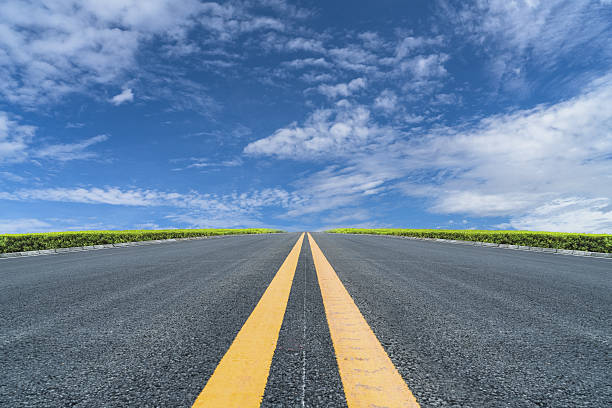
#> input picture 机器视觉/machine-vision/手写灭点检测/img/1.jpg, 612 x 408 px
$ python -i 1.py   (imports and definitions only)
#> lines starting #> are read from the running program, lines starting #| are printed output that depends on the picture; after the words box and inside, x2 and y2 are one past the last pixel; in counts of white or black regions, pixels touching at a corner belong together
import cv2
import numpy as np
import math
import os
import matplotlib.pyplot as plt
from PIL import Image, ImageDraw, ImageFont

plt.rcParams['font.sans-serif'] = ['SimHei']
plt.rcParams['axes.unicode_minus'] = False

# [13 lines left out: function add_cn_text, not called in this run]

def get_kb(x1, y1, x2, y2):
    if x2 - x1 == 0:
        return None, x1
    k = (y2 - y1) / (x2 - x1)
    b = y1 - k * x1
    return k, b

def find_intersect(l1, l2):
    k1, b1 = l1
    k2, b2 = l2

    if k1 is None and k2 is None: return None
    if k1 is None: return (int(b1), int(k2 * b1 + b2))
    if k2 is None: return (int(b2), int(k1 * b2 + b1))

    if abs(k1 - k2) < 1e-4: return None

    x = (b2 - b1) / (k1 - k2)
    y = k1 * x + b1
    return (int(x), int(y))

def process(img_path, save_path):
#> called with img_path = 'img/1.jpg', save_path = 'out.png'
    print(f"Processing: {img_path}")
    img = cv2.imread(img_path)
#> img is the input picture: shape (408, 612, 3); mean B, G, R 157.2, 131.2, 108.2
    if img is None: return None

    h, w = img.shape[:2]
#> h = 408; w = 612
    gray = cv2.cvtColor(img, cv2.COLOR_BGR2GRAY)
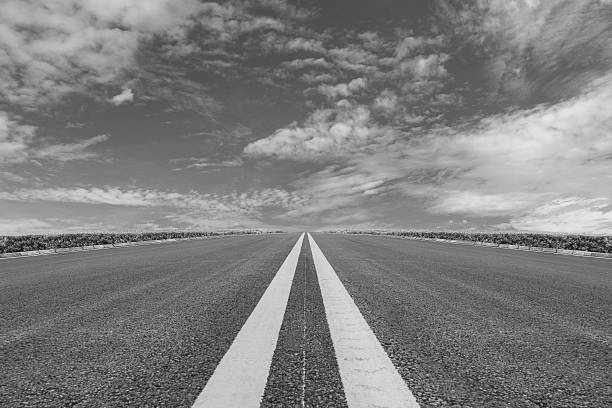
#> gray: shape (408, 612); min 0, max 246, mean 127.3

    blur = cv2.GaussianBlur(gray, (5, 5), 0)
    edges = cv2.Canny(blur, 50, 150, apertureSize=3)
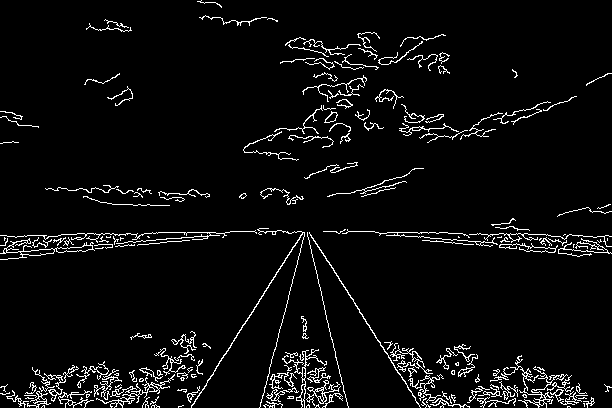
#> edges: shape (408, 612); 4.9% white in thin lines or dots
    lines = cv2.HoughLinesP(edges, 1, np.pi/180, threshold=50, minLineLength=h//4, maxLineGap=30)
#> lines = 78 rows, first 6: [415, 400, 592, 404], [191, 405, 303, 232], [412, 395, 587, 395], [343, 230, 611, 253], [5, 391, 146, 394], [0, 253, 261, 231]

    left_lines = []
    right_lines = []
    viz_lines = []

    if lines is not None:
        for line in lines:
            x1, y1, x2, y2 = line[0]
            k, b = get_kb(x1, y1, x2, y2)

            if k is None: continue

            angle = math.degrees(math.atan(k))
            if abs(angle) < 10 or abs(angle) > 89:
                continue

            viz_lines.append((x1, y1, x2, y2))

            if k < 0:
                left_lines.append((k, b))
            else:
                right_lines.append((k, b))
#> this loop made 78 passes
#> (x1, y1, x2, y2, k, b, angle) on passes 1 to 12: (415, 400, 592, 404, 0.0226, 390.6, 1.29), (191, 405, 303, 232, -1.54, 700, -57.08), (412, 395, 587, 395, 0, 395, 0), (343, 230, 611, 253, 0.0858, 200.6, 4.91), (5, 391, 146, 394, 0.0213, 390.9, 1.22), (0, 253, 261, 231, -0.0843, 253, -4.82), (317, 244, 419, 406, 1.59, -259.5, 57.8), (412, 394, 574, 394, 0, 394, 0), (61, 234, 195, 232, -0.0149, 234.9, -0.855), (413, 396, 593, 400, 0.0222, 386.8, 1.27), (259, 407, 304, 236, -3.8, 1391.2, -75.26), (35, 374, 208, 380, 0.0347, 372.8, 1.99)
#> after the loop, left_lines = [(-1.54, 700), (-3.8, 1391.2), (-0.322, 278.5), (-0.408, 245.7), (-1, 445)]; right_lines = [(1.59, -259.5), (4.33, -1095.8), (0.726, -181.1), (0.206, 122.4)]; viz_lines = [(191, 405, 303, 232), (317, 244, 419, 406), (259, 407, 304, 236), (307, 232, 347, 405), (430, 140, 548, 102), (247, 145, 350, 103), (287, 158, 408, 37), (277, 20, 434, 134), (494, 224, 601, 246)]

    intersections = []
    for l in left_lines:
        for r in right_lines:
            pt = find_intersect(l, r)
            if pt:
                if -w*0.2 <= pt[0] <= w*1.2 and -h*0.2 <= pt[1] <= h*1.2:
                    intersections.append(pt)
#> this loop made 5 passes
#> after the loop, intersections = [(306, 226), (305, 227), (388, 100), (330, 190), (306, 227), (306, 228), (347, 71), (316, 187), (281, 187), (295, 183), (438, 137), (295, 183), (253, 142), (283, 130), (376, 92), (201, 163), (272, 172), (289, 155), (362, 82), (267, 177)]

    found = True
#> found = True
    vp_x, vp_y = 0, 0

    if not left_lines or not right_lines:
        found = False
    elif len(intersections) < 1:
        found = False
    else:
        pts = np.array(intersections)
#> pts = 20 rows, first 8: [306, 226], [305, 227], [388, 100], [330, 190], [306, 227], [306, 228], [347, 71], [316, 187]
        mean_pt = np.mean(pts, axis=0)
#> mean_pt = [310.8, 162.9]
        std_dev = np.std(pts, axis=0)
#> std_dev = [51.13, 47.77]

        if np.sum(std_dev) > (w * 0.25):
            found = False
        else:
            vp_x, vp_y = int(mean_pt[0]), int(mean_pt[1])
#> vp_x = 310; vp_y = 162
            if vp_y > h * 0.6:
                found = False

    res = img.copy()
    for (x1, y1, x2, y2) in viz_lines:
        cv2.line(res, (x1, y1), (x2, y2), (0, 255, 0), 3)
#> this loop made 9 passes
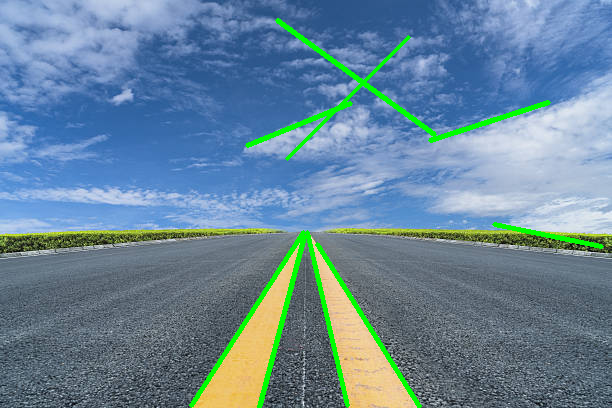
#> res: shape (408, 612, 3); 2.83% of pixels changed, all inside (x1, y1, x2, y2) = (189, 18, 604, 408)

    if found:
        cv2.circle(res, (vp_x, vp_y), 15, (0, 0, 255), -1)
        cv2.drawMarker(res, (vp_x, vp_y), (0, 255, 255), markerType=cv2.MARKER_CROSS, markerSize=40, thickness=3)

        sp = (vp_x - 150, vp_y)
        if sp[0] < 0: sp = (10, vp_y)
        cv2.arrowedLine(res, sp, (vp_x - 25, vp_y), (0, 0, 255), 4, tipLength=0.4)
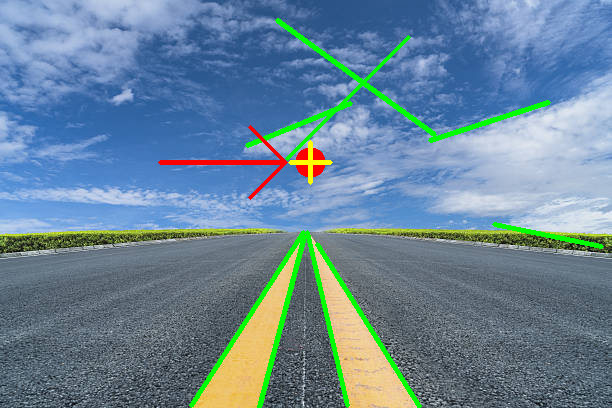
#> res: shape (408, 612, 3); mean B, G, R 151.8, 133.8, 105.5
    else:
        res = add_cn_text(res, "大概率不包含灭点", (w//2 - 180, h//2 - 30), (255, 0, 0), 60)

    cv2.imwrite(save_path, res)
    return cv2.cvtColor(res, cv2.COLOR_BGR2RGB)

# [36 lines left out: function main, not called in this run]

# [2 lines not run here, left out]

>>> result = process('img/1.jpg', 'out.png')

$ run again, on 机器视觉/machine-vision/手写灭点检测/img/10.jpg
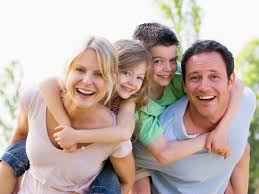
#> input picture 机器视觉/machine-vision/手写灭点检测/img/10.jpg, 259 x 194 px
#> in process, img is the input picture: shape (194, 259, 3); mean B, G, R 166.8, 174.2, 190.7
#> in process, `edges = cv2.Canny(blur, 50, 150, apertureSize=3)`:
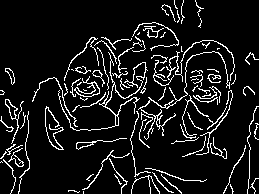
#> edges: shape (194, 259); 9.5% white in thin lines or dots
#> lines = 20 rows, first 6: [9, 166, 174, 1], [1, 157, 204, 40], [15, 132, 195, 1], [82, 189, 225, 46], [66, 72, 249, 165], [12, 171, 183, 0]
#> the loop in process, `for line in lines:` made 20 passes
#> (x1, y1, x2, y2, k, b, angle) on passes 1 to 8: (9, 166, 174, 1, -1, 175, -45), (1, 157, 204, 40, -0.576, 157.6, -29.96), (15, 132, 195, 1, -0.728, 142.9, -36.05), (82, 189, 225, 46, -1, 271, -45), (66, 72, 249, 165, 0.508, 38.46, 26.94), (12, 171, 183, 0, -1, 183, -45), (87, 43, 215, 154, 0.867, -32.45, 40.93), (35, 92, 230, 102, 0.0513, 90.21, 2.94)
#> after the loop in process, `for line in lines:`: left_lines = [(-1, 175), (-0.576, 157.6), (-0.728, 142.9), (-1, 271), (-1, 183), (-0.579, 161.6), (-0.574, 155.7), (-1, 196), (-0.724, 240.3), (-0.383, 130.4), (-0.752, 234.2), (-0.813, 256.3), (-0.285, 131.7)]; right_lines = [(0.508, 38.46), (0.867, -32.45), (0.342, 116.7), (1, 22)]; viz_lines = 17 items, first 6: (9, 166, 174, 1), (1, 157, 204, 40), (15, 132, 195, 1), (82, 189, 225, 46), (66, 72, 249, 165), (12, 171, 183, 0)
#> the loop in process, `for l in left_lines:` made 13 passes
#> after the loop in process, `for l in left_lines:`: intersections = 52 pairs, first value 19 to 171, second value 62 to 158
#> found = True
#> pts has the same summary as intersections
#> mean_pt = [103.7, 110.2]
#> std_dev = [39.41, 25.5]
#> the loop in process, `for (x1, y1, x2, y2) in viz_lines:` made 17 passes
#> in add_cn_text, `return cv2.cvtColor(np.array(img_pil), cv2.COLOR_RGB2BGR)`:
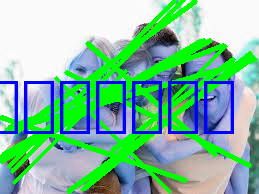
#> returned value: shape (194, 259, 3); mean R, G, B 129.2, 189.2, 159.6

$ run again, on 机器视觉/machine-vision/手写灭点检测/img/2.jpg
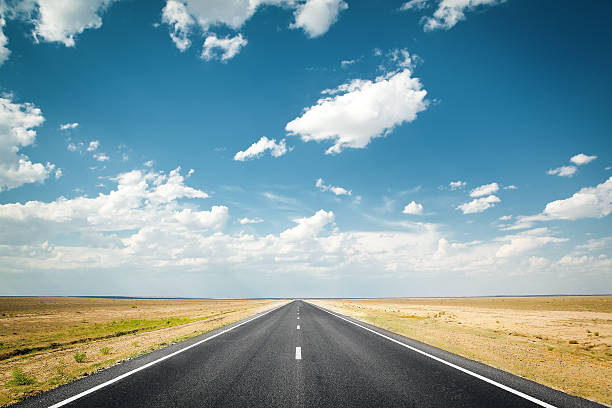
#> input picture 机器视觉/machine-vision/手写灭点检测/img/2.jpg, 612 x 408 px
#> in process, img is the input picture: shape (408, 612, 3); mean B, G, R 159.4, 152.7, 123.2
#> in process, `edges = cv2.Canny(blur, 50, 150, apertureSize=3)`:
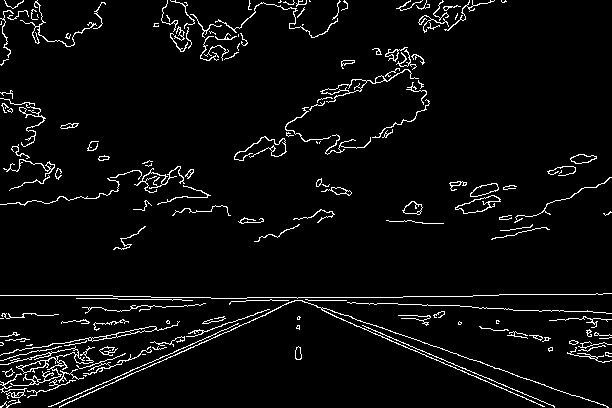
#> edges: shape (408, 612); 4.5% white in thin lines or dots
#> lines = 41 rows, first 6: [347, 302, 508, 308], [247, 297, 402, 297], [43, 295, 246, 298], [59, 406, 297, 300], [299, 300, 607, 406], [51, 406, 269, 309]
#> the loop in process, `for line in lines:` made 41 passes
#> (x1, y1, x2, y2, k, b, angle) on passes 1 to 8: (347, 302, 508, 308, 0.0373, 289.1, 2.13), (247, 297, 402, 297, 0, 297, 0), (43, 295, 246, 298, 0.0148, 294.4, 0.847), (59, 406, 297, 300, -0.445, 432.3, -24.01), (299, 300, 607, 406, 0.344, 197.1, 18.99), (51, 406, 269, 309, -0.445, 428.7, -23.99), (330, 314, 540, 404, 0.429, 172.6, 23.2), (1, 392, 305, 299, -0.306, 392.3, -17.01)
#> after the loop in process, `for line in lines:`: left_lines = 26 pairs, first value -1 to -0.177, second value 217.6 to 432.3; right_lines = [(0.344, 197.1), (0.429, 172.6), (0.427, 170.4), (0.347, 195.1), (0.424, 171.1), (0.345, 197)]; viz_lines = 32 items, first 6: (59, 406, 297, 300), (299, 300, 607, 406), (51, 406, 269, 309), (330, 314, 540, 404), (1, 392, 305, 299), (362, 325, 554, 407)
#> the loop in process, `for l in left_lines:` made 26 passes
#> l on passes 11 to 18: (-0.421, 398.9), (-1, 419), (-0.306, 393), (-0.4, 389.8), (-0.362, 402.1), (-0.862, 385.6), (-0.363, 217.6), (-0.342, 390.7)
#> the loop in process, `for (x1, y1, x2, y2) in viz_lines:` made 32 passes
#> in add_cn_text, `return cv2.cvtColor(np.array(img_pil), cv2.COLOR_RGB2BGR)`:
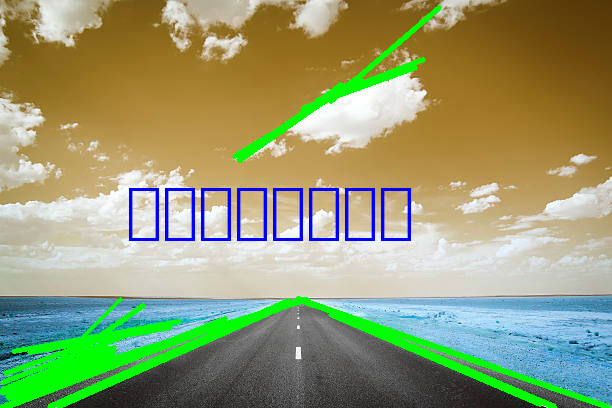
#> returned value: shape (408, 612, 3); mean R, G, B 148.4, 156.2, 114.6

$ run again, on 机器视觉/machine-vision/手写灭点检测/img/3.jpg
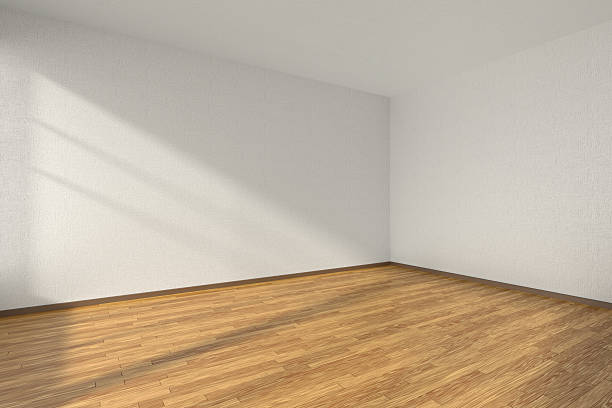
#> input picture 机器视觉/machine-vision/手写灭点检测/img/3.jpg, 612 x 408 px
#> in process, img is the input picture: shape (408, 612, 3); mean B, G, R 156.5, 176.6, 192.5
#> in process, `edges = cv2.Canny(blur, 50, 150, apertureSize=3)`:
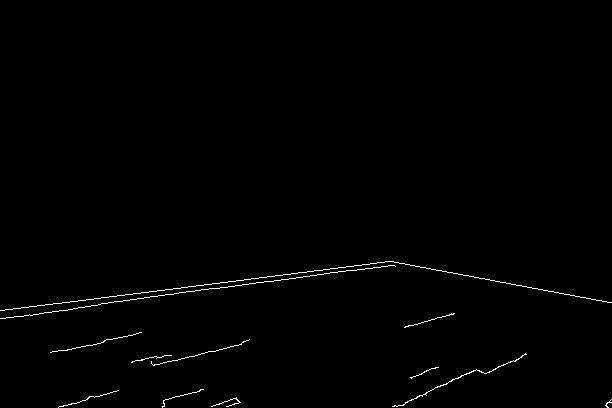
#> edges: shape (408, 612); 0.68% white in thin lines or dots, all inside (x1, y1, x2, y2) = (0, 261, 612, 408)
#> lines = [[125, 294, 393, 261], [218, 288, 402, 263], [1, 318, 338, 271], [398, 262, 608, 302], [0, 310, 322, 270], [91, 305, 212, 288]]
#> the loop in process, `for line in lines:` made 6 passes
#> (x1, y1, x2, y2, k, b, angle) on passes 1 to 6: (125, 294, 393, 261, -0.123, 309.4, -7.02), (218, 288, 402, 263, -0.136, 317.6, -7.74), (1, 318, 338, 271, -0.139, 318.1, -7.94), (398, 262, 608, 302, 0.19, 186.2, 10.78), (0, 310, 322, 270, -0.124, 310, -7.08), (91, 305, 212, 288, -0.14, 317.8, -8)
#> after the loop in process, `for line in lines:`: left_lines = []; right_lines = [(0.19, 186.2)]; viz_lines = [(398, 262, 608, 302)]
#> after the loop in process, `for l in left_lines:`: intersections = []
#> the loop in process, `for (x1, y1, x2, y2) in viz_lines:` made 1 pass
#> in add_cn_text, `return cv2.cvtColor(np.array(img_pil), cv2.COLOR_RGB2BGR)`:
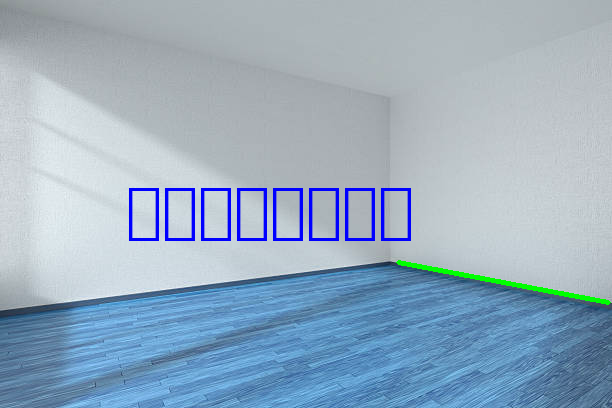
#> returned value: shape (408, 612, 3); mean R, G, B 153, 174, 192.7
